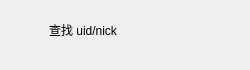
<?xml version="1.0" encoding="UTF-8"?>
<ui version="4.0">
 <class>AddUserItem</class>
 <widget class="QWidget" name="AddUserItem">
  <property name="geometry">
   <rect>
    <x>0</x>
    <y>0</y>
    <width>250</width>
    <height>70</height>
   </rect>
  </property>
  <property name="minimumSize">
   <size>
    <width>250</width>
    <height>70</height>
   </size>
  </property>
  <property name="maximumSize">
   <size>
    <width>250</width>
    <height>70</height>
   </size>
  </property>
  <property name="windowTitle">
   <string>Form</string>
  </property>
  <layout class="QHBoxLayout" name="horizontalLayout">
   <property name="leftMargin">
    <number>3</number>
   </property>
   <property name="topMargin">
    <number>0</number>
   </property>
   <property name="rightMargin">
    <number>3</number>
   </property>
   <item>
    <widget class="QLabel" name="add_tip">
     <property name="minimumSize">
      <size>
       <width>40</width>
       <height>40</height>
      </size>
     </property>
     <property name="maximumSize">
      <size>
       <width>40</width>
       <height>40</height>
      </size>
     </property>
     <property name="text">
      <string/>
     </property>
    </widget>
   </item>
   <item>
    <widget class="QLabel" name="message_tip">
     <property name="text">
      <string>查找 uid/nick</string>
     </property>
    </widget>
   </item>
   <item>
    <widget class="QLabel" name="right_tip">
     <property name="minimumSize">
      <size>
       <width>30</width>
       <height>30</height>
      </size>
     </property>
     <property name="maximumSize">
      <size>
       <width>30</width>
       <height>30</height>
      </size>
     </property>
     <property name="text">
      <string/>
     </property>
    </widget>
   </item>
  </layout>
 </widget>
 <resources/>
 <connections/>
</ui>
